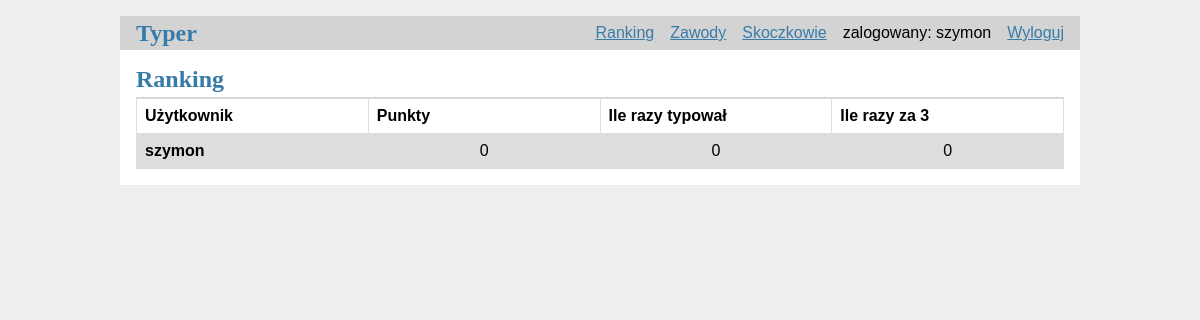
Page /ranking (signed in) on the committed database.
### tables this page shows
CREATE TABLE user(
    id INTEGER PRIMARY KEY AUTOINCREMENT,
    username TEXT UNIQUE NOT NULL,
    password TEXT NOT NULL,
    times_bet INTEGER NOT NULL DEFAULT 0,
    times_exact INTEGER NOT NULL DEFAULT 0,
    points INTEGER NOT NULL DEFAULT 0
);

### flaskr/ranking.py (the view)
@bp.route('/ranking')
@login_required
def ranking():
    db = get_db()
    users = db.execute(
        'SELECT id, username, points, times_bet, times_exact FROM user'
    ).fetchall()
    return render_template('ranking/ranking.html', users=users)

### flaskr/auth.py (called while the page is built)
@bp.before_app_request
def load_logged_in_user():
    user_id = session.get('user_id')
    if user_id is None:
        g.user = None
    else:
        g.user = get_db().execute(
            'SELECT * FROM user WHERE id = ?', (user_id,)
        ).fetchone()

def login_required(view):
    @functools.wraps(view)
    def wrapped_view(**kwargs):
        if g.user is None:
            return redirect(url_for('auth.login'))
        return view(**kwargs)
    return wrapped_view

### flaskr/db.py (called while the page is built)
def get_db():
    if 'db' not in g:
        g.db = sqlite3.connect(
            current_app.config['DATABASE'],
            detect_types=sqlite3.PARSE_DECLTYPES
        )
        g.db.row_factory = sqlite3.Row
    return g.db

### flaskr/templates/ranking/ranking.html
{% extends 'base.html' %}
{% block header %}
    <h1>Ranking</h1>
{% endblock %}
{% block content %}
    <table style="width:100%">
        <tr>
            <th style="width:25%">Użytkownik</th>
            <th style="width:25%">Punkty</th>
            <th style="width:25%">Ile razy typował</th>
            <th style="width:25%">Ile razy za 3</th>
        </tr>
        {% for user in users %}
            <tr style="border-bottom:1px">
                {% if user['id'] == g.user['id'] %}
                <td style="font-weight:bold">{{ user['username'] }}</td>
                {% else %}
                <td style="text-align:center">{{ user['username'] }}</td>
                {% endif %}
                <td style="text-align:center">{{ user['points'] }}</td>
                <td style="text-align:center">{{ user['times_bet'] }}</td>
                <td style="text-align:center">{{ user['times_exact'] }}</td>
            </tr>
        {% endfor %}
    </table>
{% endblock %}

### flaskr/templates/base.html (shortened to what this page needs)
<!doctype html>
<link rel="stylesheet" href="{{ url_for('static', filename='style.css') }}">
<nav>
    <h1><a href="{{ url_for('typer.index') }}">Typer</a></h1>
    <ul>
        {% if g.user %}
            <li><a href="{{ url_for('ranking.ranking') }}">Ranking</a></li>
            <li><a href="{{ url_for('tournaments.tournaments') }}">Zawody</a></li>
            <li><a href="{{ url_for('jumpers.jumpers') }}">Skoczkowie</a></li>
            <li><span>zalogowany: {{ g.user['username'] }}</span></li>
            <li><a href="{{ url_for('auth.logout') }}">Wyloguj</a></li>
        {% else %}
            <li><a href="{{ url_for('auth.register') }}">Zarejestruj</a></li>
            <li><a href="{{ url_for('auth.login') }}">Zaloguj</a></li>
        {% endif %}
    </ul>
</nav>
<section class="content">
    <header>
        {% block header %}{% endblock %}
    </header>
    {% block content %}{% endblock %}
</section>

### flaskr/static/style.css (style rules this page uses)
h1 { font-family: serif; color: #377ba8; margin: 1rem 0; }
a { color: #377ba8; }
nav { background: lightgray; display: flex; align-items: center; padding: 0 0.5rem; }
nav h1 { flex: auto; margin: 0; }
nav h1 a { text-decoration: none; padding: 0.25rem 0.5rem; }
nav ul { display: flex; list-style: none; margin: 0; padding: 0; }
nav ul li a, nav ul li span, header .action { display: block; padding: 0.5rem; }
.content { padding: 0 1rem 1rem; }
.content > header { border-bottom: 1px solid lightgray; display: flex; align-items: flex-end; }
.content > header h1 { flex: auto; margin: 1rem 0 0.25rem 0; }
.content table { font-family: arial, sans-serif; border-collapse: collapse; width: 100%; }
.content td, th { border: 1px solid #dddddd; text-align: left; padding: 8px; }
.content tr:nth-child(even) { background-color: #dddddd; }
.content:last-child { margin-bottom: 0; }

### rows in the picture
user: user.username "szymon", username "szymon", points "0", times_bet "0", times_exact "0"
